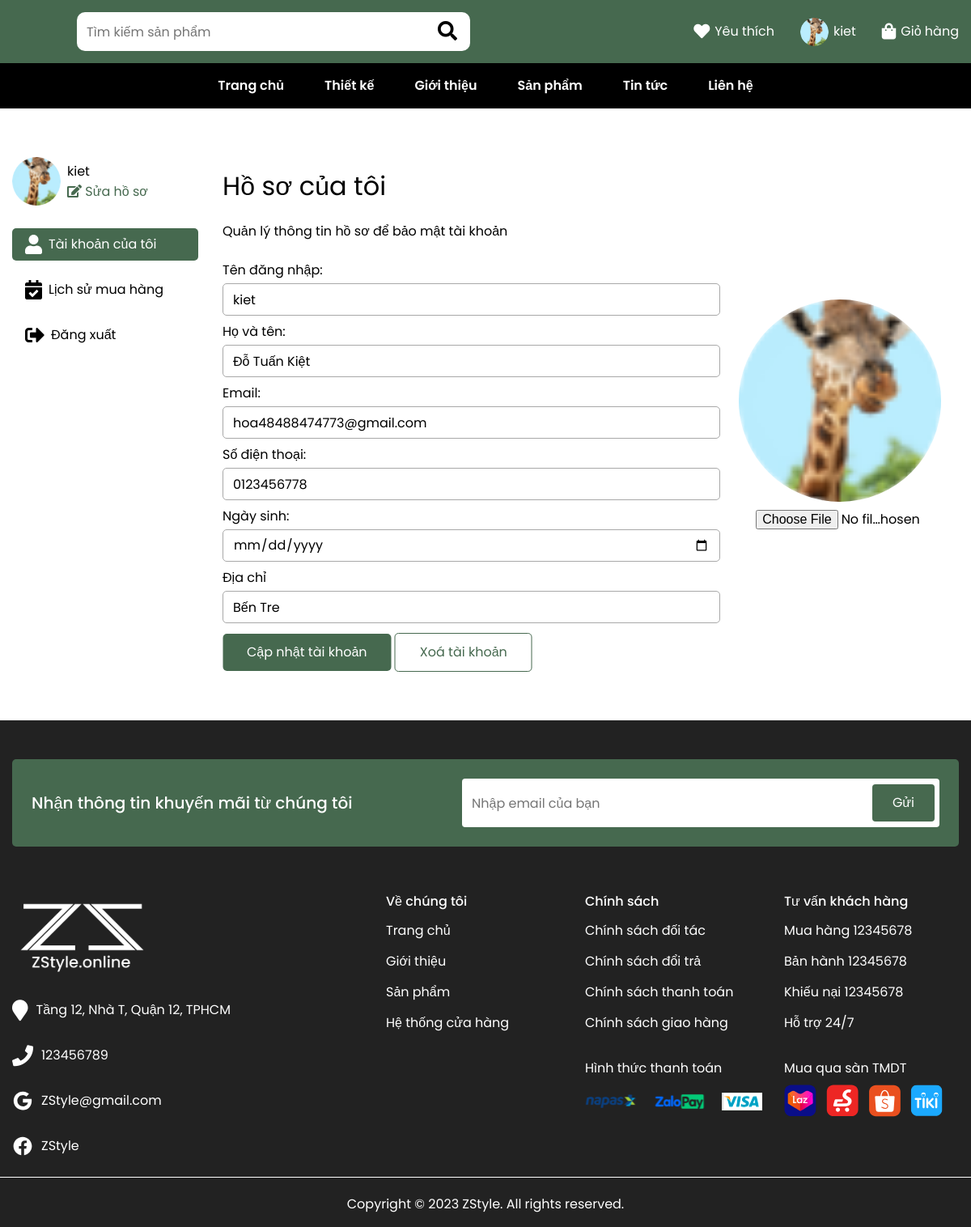
The app's page /index.php?pg=account (signed in) with its own data.
### tables this page shows
CREATE TABLE `users` (
  `id` int(6) NOT NULL,
  `user` varchar(50) NOT NULL,
  `pass` varchar(20) NOT NULL,
  `name` text DEFAULT NULL,
  `email` varchar(50) NOT NULL,
  `sdt` text DEFAULT NULL,
  `gioitinh` tinyint(1) NOT NULL DEFAULT 0,
  `ngaysinh` date DEFAULT NULL,
  `diachi` text DEFAULT NULL,
  `role` tinyint(1) NOT NULL DEFAULT 0,
  `img` varchar(100) DEFAULT NULL,
  `kichhoat` tinyint(1) NOT NULL DEFAULT 0
);

### model/connectdb.php (called while the page is built, shortened)
<?php
function pdo_get_connection(){
   $dburl = "mysql:host=localhost;dbname=zstyle;charset=utf8";
   $username = 'root';
   $password = '';
   $conn = new PDO($dburl, $username, $password);
   $conn->setAttribute(PDO::ATTR_ERRMODE, PDO::ERRMODE_EXCEPTION);
   return $conn;
}
function pdo_query_one($sql){
   $sql_args = array_slice(func_get_args(), 1);
   try{
       $conn = pdo_get_connection();
       $stmt = $conn->prepare($sql);
       $stmt->execute($sql_args);
       $row = $stmt->fetch(PDO::FETCH_ASSOC);
       return $row;
   }
   catch(PDOException $e){
       throw $e;
   }
   finally{
       unset($conn);
   }
}
?>

### model/user.php (called while the page is built, shortened)
<?php
function getuser($id){
   $sql="SELECT * FROM users WHERE id=?";
   return pdo_query_one($sql, $id);
}
?>

### model/product.php (called while the page is built, shortened)
<?php
   function check_img($img){
      if(is_array($img)){
         $html_img='';
         foreach ($img as $item) {
            $hinh=PATH_IMG.$item;
            if(is_file($hinh)){
               $html_img.= '<img src="'.$hinh.'">';
            }else{
               $html_img.= '';
            }
         }
         return $html_img;
      }else{
         $hinh=PATH_IMG.$img;
         if(is_file($hinh)){
            return '<img src="'.$hinh.'">';
         }else{
            return '';
         }
      }
   }
?>

### view/account.php (the view, shortened to what this page needs)
<form action="index.php?pg=account" method="post" enctype="multipart/form-data">
<section class="account">
  <div class="container">
    <div class="account-main">
      <div class="account-left">
        <div class="account-info">
          <div class="account-avatar">
            <?php
            if(check_img($img)==""){
              $img2='<img src="view/layout/assets/images/avatar.png" alt="" />';
            }else{
              $img2=check_img($img);
            }
            ?>
            <?=$img2?>
          </div>
          <div class="account-body">
            <div class="account-name"><?=$user?></div>
            <div class="account-edit">
              <i class="fa fa-pencil-square-o" aria-hidden="true"></i>
              Sửa hồ sơ
            </div>
          </div>
        </div>
        <ul class="contact-menu account-menu">
          <li class="contact-list account-list" id="myaccount">
            <a href="#" class="contact-link account-link active" data-tab="1">
              <i class="fa fa-user" aria-hidden="true"></i>Tài khoản của tôi</a
            >
          </li>
          <li class="contact-list account-list" id="history">
            <a href="#" class="contact-link account-link" data-tab="2">
              <i class="fa fa-calendar-check-o" aria-hidden="true"></i>Lịch sử mua hàng</a
            >
          </li>
          <li class="contact-list account-list">
            <a href="index.php?pg=logoutuser" class="contact-link account-link">
            <i class="fas fa-sign-out-alt"></i>Đăng xuất</a
            >
          </li>
        </ul>
      </div>
      <div class="account-right active tab-content" data-tab="1">
        <div class="account-box">
          <h2>Hồ sơ của tôi</h2>
          <p>Quản lý thông tin hồ sơ để bảo mật tài khoản</p>
          <div class="account-group">
            <label for="">Tên đăng nhập:</label> <br />
            <input name="user" type="text" value="<?=$user?>" />
          </div>
          <div class="account-group">
            <label for="">Họ và tên:</label> <br />
            <input name="name" type="text" value="<?=$name?>" />
          </div>
          <div class="account-group">
            <label for="">Email:</label> <br />
            <input name="email" type="text" value="<?=$email?>" />
          </div>
          <div class="account-group">
            <label for="">Số điện thoại:</label> <br />
            <input  name="sdt" type="text" value="<?=$sdt?>" />
          </div>
          <div class="account-group">
            <label for="">Ngày sinh:</label> <br />
            <input name="ngaysinh" type="date" value="<?=$ngaysinh?>" />
          </div>
          <div class="account-group">
            <label for="">Địa chỉ</label> <br />
            <input name="diachi" type="text" value="<?=$diachi?>" />
          </div>
          <div class="product-btn account-btn">
            <button name="update_account" class="button-primary">Cập nhật tài khoản</button>
            <button name="del_account" class="button-primary button-del">Xoá tài khoản</button>
          </div>
          </div>
        <div class="account-right-image">
          <div class="account-right-avatar">
            <?php
              if(check_img($img)==""){
                $img='<img id="img-preview" src="view/layout/assets/images/avatar.png" alt="" />';
              }else{
                $img=substr_replace(check_img($img), ' id="img-preview" ', 5, 0);
              }
            ?>
            <?=$img?>
            <input name="img" id="file-input" type="file" accept="image/*"/>
          </div>
        </div>
      </div>
    </div>
  </div>
</section>
</form>

### view/header.php (shortened to what this page needs)
<!DOCTYPE html>
<html lang="en">
  <head>
    <link
      rel="stylesheet"
      type="text/css"
      href="https://cdn.jsdelivr.net/npm/slick-carousel@1.8.1/slick/slick.css" />
    <link rel="stylesheet" href="view/layout/assets/css/style.css" />
    <link rel="stylesheet" href="view/layout/assets/css/responsive.css" />
    <link
      rel="stylesheet"
      href="https://cdnjs.cloudflare.com/ajax/libs/font-awesome/4.7.0/css/font-awesome.min.css"
 />
      <link
      rel="stylesheet"
      href="https://cdnjs.cloudflare.com/ajax/libs/font-awesome/4.7.0/css/font-awesome.min.css"
 />
    <link rel="stylesheet" href="https://use.fontawesome.com/releases/v5.15.4/css/all.css"
 />
    <link
      rel="stylesheet"
      type="text/css"
      href="https://cdn.jsdelivr.net/npm/slick-carousel@1.8.1/slick/slick.css" />
  </head>
  <body>
    <div class="app">
      <header class="header">
        <div class="container">
          <div class="header-main">
            <div class="header-form">
              <div class="header-input">
                <form action="index.php?pg=product" method="post">
                <input name="search" type="text" placeholder="Tìm kiếm sản phẩm" />
                <div class="header-input-icon">
                  <button name="btn_search"><i class="fa fa-search" aria-hidden="true"></i></button>
                </div>
                </form>
              </div>
            </div>
            <div class="header-auth">
              <div class="header-auth__item">
                <i class="fa fa-heart" aria-hidden="true"></i>
                <a href="#" class="header-link">Yêu thích</a>
              </div>
              <div class="header-auth__item">
              <?php
                $link_taikhoan='';
                $tentaikhoan='Tài khoản';
                  if(isset($_SESSION['loginuser']) && isset($_SESSION['iduser']) && isset($_SESSION['role']) && $_SESSION['role']==0){
                    $taikhoan=getuser($_SESSION['iduser']);
                    $tentaikhoan=$taikhoan['user'];
                    $img=$taikhoan['img'];
                    if(check_img($img)==''){
                      $img='<img src="view/layout/assets/images/avatar.png" alt="" />';
                    }else{
                      $img=check_img($img);
                    }
                    $link_taikhoan='index.php?pg=account';
                  }else{
                    $img='<i class="fa fa-user-circle" aria-hidden="true"></i>';
                    $link_taikhoan='index.php?pg=login';
                  }
                ?>
                <?=$img?>
                <a href="<?=$link_taikhoan?>" class="header-link"><?=$tentaikhoan?></a>
              </div>
              <div class="header-auth__item">
                <i class="fa fa-shopping-bag" aria-hidden="true"></i>
                <a href="index.php?pg=cart" class="header-link">Giỏ hàng</a>
              </div>
            </div>
          </div>
        </div>
      </header>
      <section class="header-bottom">
        <div class="container">
          <div class="header-bottom__main">
            <ul class="header-menu">
              <li class="header-menu-item">
                <a href="index.php" class="header-menu-link">Trang chủ</a>
              </li>
              <li class="header-menu-item">
                <a href="index.php?pg=design" class="header-menu-link">Thiết kế</a>
              </li>
              <li class="header-menu-item">
                <a href="index.php?pg=about" class="header-menu-link">Giới thiệu</a>
              </li>
              <li class="header-menu-item">
                <a href="index.php?pg=product" class="header-menu-link">Sản phẩm</a>
              </li>
              <li class="header-menu-item">
                <a href="index.php?pg=news" class="header-menu-link">Tin tức</a>
              </li>
              <li class="header-menu-item">
                <a href="index.php?pg=contact" class="header-menu-link">Liên hệ</a>
              </li>
            </ul>
          </div>
        </div>
      </section>

### view/layout/assets/css/style.css (style rules this page uses)
*, *:before, *:after { box-sizing: border-box; }
:root { --primary-color: #47694f; --white: #ffffff; --bg: #799881; --font: "Poppins", sans-serif; --black: #000; --text-heading: #46694f; --bg-footer: #222222; --red: #f00; --hover: #80b885; }
* { margin: 0; padding: 0; font: inherit; list-style: none; text-decoration: none; }
img, picture, svg, video { display: block; max-width: 100%; }
input, select, textarea { background-color: transparent; outline: none; }
button { cursor: pointer; background-color: transparent; outline: none; border: 0; }
body { min-height: 100vh; font-weight: 400; font-size: 16px; line-height: 1; font-family: var(--font); font-size: 16px; }
.container { max-width: 1310px; margin: 0 auto; padding: 0 15px; }
.header { background-color: var(--text-heading); padding: 15px 0; }
.header-main { display: flex; justify-content: space-between; align-items: center; }
.header-form { margin-right: 180px; width: 502px; padding-right: 16px; }
.header-input { position: relative; }
.header-input input { width: 100%; height: 48px; border-radius: 10px; padding: 6px 48px 6px 12px; border: none; background-color: var(--white); }
.header-input-icon { position: absolute; right: 0; top: 0; padding-right: 16px; font-size: 24px; line-height: 48px; }
.header-auth { display: flex; justify-content: space-between; align-items: center; gap: 32px; color: var(--white); font-size: 18px; }
.header-auth__item { display: flex; align-items: center; gap: 6px; }
.header-auth__item i { font-size: 20px; }
.header-link { color: var(--white); font-size: 16px; transition: 0.2s; }
.header-bottom { background-color: var(--black); padding: 20px 0; position: sticky; top: 0; z-index: 9; }
.header-menu { display: flex; align-items: center; justify-content: center; gap: 50px; }
.header-menu-link { font-weight: 600; color: var(--white); transition: all 0.25s; }
.product-btn { display: inline-block; position: relative; left: 50%; transform: translateX(-50%); margin-top: 48px; }
.button-primary { background-color: var(--text-heading); border-radius: 5px; padding: 15px 30px; color: var(--white); }
.contact-menu { display: flex; flex-direction: column; gap: 20px; margin-bottom: 20px; }
.contact-list { display: flex; align-items: center; gap: 8px; }
.contact-list i { font-size: 24px; }
.contact-link { color: var(--black); }
.account { padding: 60px 0; }
.account-main { display: flex; gap: 30px; position: relative; }
.account-left { max-width: 230px; width: 100%; }
.account-info { display: flex; align-items: center; gap: 8px; margin-bottom: 20px; }
.contact-menu.account-menu { color: var(--text-heading); gap: 0; }
.contact-list.account-list { margin: 8px 0; }
.contact-link.account-link { display: inline-flex; align-items: center; gap: 8px; width: 100%; height: 100%; padding: 8px 16px; }
.contact-link.account-link.active { background-color: var(--text-heading); border-radius: 5px; padding: 8px 16px; color: var(--white); }
.account-name { margin-bottom: 8px; }
.account-edit { cursor: pointer; color: var(--text-heading); }
.account-right { width: 100%; display: flex; justify-content: space-between; transition: 0.2s linear; }
.account-box h2 { font-size: 32px; margin-bottom: 20px; }
.account-box { display: flex; flex-direction: column; margin-top: 20px; gap: 12px; max-width: 615px; width: 100%; }
.account-box p { margin-bottom: 20px; }
.account-group input { width: 100%; margin-top: 8px; border: 1px solid #a8a8a8; border-radius: 5px; padding: 4px 12px; height: 40px; }
.account-right-image { display: flex; justify-content: space-between; align-items: center; }
.account-right-avatar { display: flex; flex-direction: column; align-items: center; justify-content: center; }
.account-right-avatar img { width: 250px; height: 250px; border-radius: 50%; object-fit: cover; }
.account-right-avatar input { margin-top: 10px; width: 70%; }
.account-btn { margin-top: 0; }
.button-del { border: 1px solid var(--text-heading); background-color: #fff; color: var(--text-heading); }
.header-auth__item img { border-radius: 50%; height: 35px; width: 35px; object-fit: cover; }
.account-avatar img { border-radius: 50%; height: 60px; width: 60px; }

### records on screen
users: user "kiet", name "Đỗ Tuấn Kiệt", email "hoa48488474773@gmail.com", sdt "0123456778", diachi "Bến Tre"
